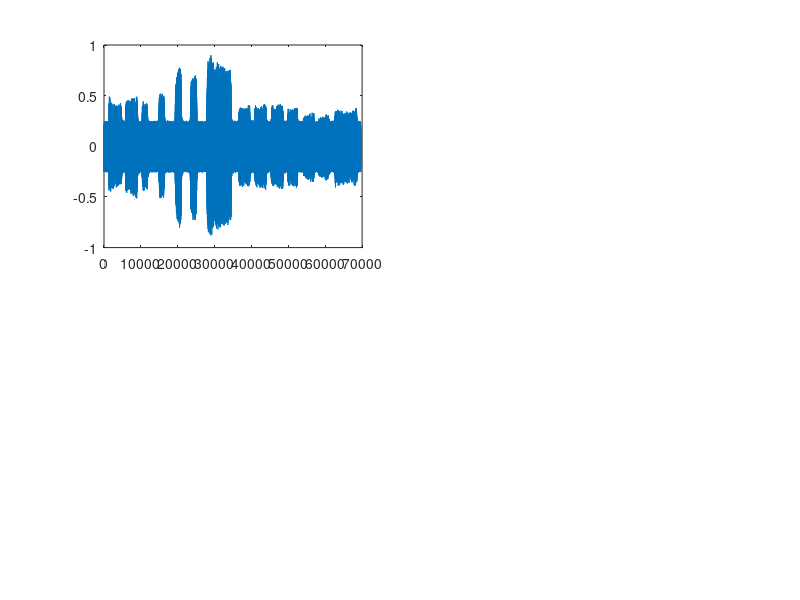

MATLAB code for this plot: (Note: this script raises an error after producing the figure.)
%Ejercicio 11

Fm = 11025;
n1=load("nshima.txt");
N=length(n1);

subplot(2,2,1)
plot(n1);


df=Fm/N;
freq=-Fm/2:df:Fm/2-df;

fn1=fftp(n1);
Nfn1=length(fn1);

subplot(2,2,2)
plot(freq,fn1);

%Para encontrar la nota LA (440hz y armonicos) hago 0 todo lo que no sea la nota y hago la inversa

f1=fft(n1);
N1=length(f1);

%Hago tres simple y saco cual es 440 y sus multiplos en frecuencias
%69633 ---- 11025
%34816 -----5512 Seria mi 0 en frecuencia
% Entonces 440hz -->F positiva 2779 ---->F negativa N/2+2799= 8290
% Entonces 880hz -->F positiva 1389 ---->F negativa N/2+1389=6901 ---> Segundo Armonico Fundamental/2
% Entonces 1320hz -->F positiva 926 ---->F negativa N/2+926=6438 ---> Tercer Armonico Fundamental/3

%Pongo en 0 todas las frecuencias que no sean LA o armonicos de LA1
%Solo considere 2 armonicos de LA
%Igual tendria que usar un umbral de amplitud
umbral = 200;
f1=abs(f1);%Esto es para que no explote
for i = 1:N1
	if(i != 2778 && i != 8290 && i != 1389 && i != 6901 && f1(i) < umbral)
		f1(i) = 0;
	endif
endfor

%Grafico el filtrado
subplot(2,2,3)
plot(freq,f1);

n1la=real(ifft(f1));

subplot(2,2,4)
plot(n1la);
%Es muy malo el metodo, El ruido blanco tambien tiene la nota LA por lo tanto la reconoce tambien en el filtrado
%Pero la primera y la ultima nota que son las que importaba las dejo pasar
#wavwrite(n1la,11025,32,"Señal_Filtrada.wav");
#wavwrite(n1,11025,32,"Señal.wav");

